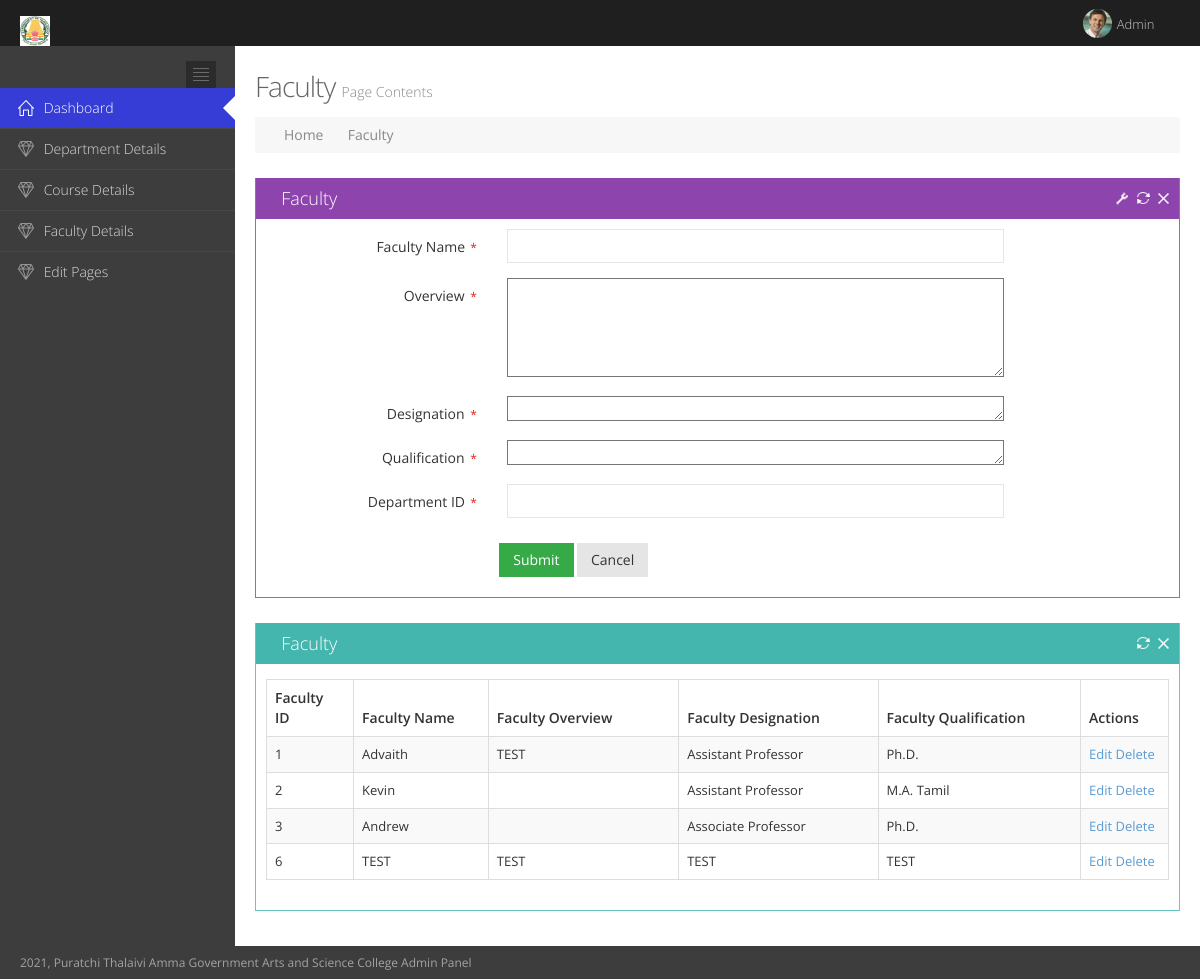
/AdminPanel/faculty.php (signed in), run on the app's committed database.
### tables this page shows
CREATE TABLE `faculty` (
  `FacultyID` int(11) NOT NULL,
  `FacultyName` varchar(50) NOT NULL,
  `FacultyDesignation` varchar(50) NOT NULL,
  `FacultyQualification` varchar(50) NOT NULL,
  `FacultyOverview` varchar(2000) NOT NULL,
  `FacultyPhotoURL` varchar(100) NOT NULL,
  `Dept_ID` int(11) NOT NULL
);

### AdminPanel/faculty.php (the view, shortened to what this page needs)
<?php
include("./header.php");
	$title="Faculty";
?>
	<div class="page-content-wrapper">
		<div class="page-content">
			<h3 class="page-title">
			<?php echo $title;?> <small>Page Contents</small>
			</h3>
			<div class="page-bar">
				<ul class="page-breadcrumb">
					<li>
						<i class="fa fa-home"></i>
						<a href="dashboard.php">Home</a>
						<i class="fa fa-angle-right"></i>
					</li>
					<li>
						<a href="#"><?php echo $title;?></a>
					</li>
				</ul>
			</div>
			<div class="row">
				<div class="col-md-12">
					<div class="portlet box purple" >
						<div class="portlet-title">
							<div class="caption">
								<i class="fa fa-gift"></i><?php echo $title;?>
							</div>
							<div class="tools">
								<a href="#portlet-config" data-toggle="modal" class="config" data-original-title="" title="">
								</a>
								<a href="javascript:;" class="reload" data-original-title="" title="">
								</a>
								<a href="javascript:;" class="remove" data-original-title="" title="">
								</a>
							</div>
						</div>
						<div class="portlet-body form">
							<form action="Facultyadd.php"  class="form-horizontal"  method="POST" enctype="multipart/form-data"  >
                                <div class="col-md-12" style="background:#fff;">
                                <div class="form-body">
                            	<div class="form-group">
										<label class="control-label col-md-3"> <?php echo $title;?> Name<span class="required" aria-required="true">
										* </span>
										</label>
										<div class="col-md-7">
											<input type="text" id="Header" name="Name" required data-required="1" class="form-control" >
										</div>
									</div>
                                    <div class="form-group">
										<label class="control-label col-md-3">Overview <span class="required" aria-required="true">
										* </span>
										</label>
										<div class="col-md-7">
											<textarea rows="5"  cols="80" name="Overview" style="width:100%" value=""  required></textarea>
										</div>
									</div>
									<div class="form-group">
										<label class="control-label col-md-3">Designation <span class="required" aria-required="true">
										* </span>
										</label>
										<div class="col-md-7">
											<textarea rows="1"  cols="80" name="Designation" style="width:100%" value=""  required></textarea>
										</div>
									</div>
									<div class="form-group">
										<label class="control-label col-md-3">Qualification <span class="required" aria-required="true">
										* </span>
										</label>
										<div class="col-md-7">
											<textarea rows="1"  cols="80" name="Qualification" style="width:100%" value=""  required></textarea>
										</div>
									</div>
									<div class="form-group">
										<label class="control-label col-md-3"> Department ID<span class="required" aria-required="true">
										* </span>
										</label>
										<div class="col-md-7">
											<input type="number" id="Dept_ID" name="Dept_ID" required data-required="1" class="form-control" >
										</div>
									</div>
                        </div>
                                </div>
                            <div class="form-actions" style="background: #fff;">
									<div class="row">
										<div class="col-md-offset-3 col-md-9">
											<button type="submit" class="btn green">Submit</button>
											<button type="button" class="btn default">Cancel</button>
										</div>
									</div>
								</div>
							</form>
						</div>
					</div>
					 <div class="portlet box green-haze">
						<div class="portlet-title">
							<div class="caption">
								<i class="fa fa-globe"></i><?php echo $title;?>
							</div>
							<div class="tools">
								<a href="javascript:;" class="reload" data-original-title="" title="">
								</a>
								<a href="javascript:;" class="remove" data-original-title="" title="">
								</a>
							</div>
						</div>
						<div class="portlet-body">
                                <div class=""><table class="table table-striped table-bordered table-hover dataTable no-footer" id="sample_2" role="grid" aria-describedby="sample_2_info">
							<thead>
							<tr role="row"><th class="sorting_asc" tabindex="0" aria-controls="sample_2" rowspan="1" colspan="1" aria-sort="ascending" aria-label="
									 Rendering engine
								: activate to sort column ascending" style="width: 100px;">
									Faculty ID
								</th>
							   <th class="sorting" tabindex="0" aria-controls="sample_2" rowspan="1" colspan="1" aria-label="
									 Platform(s)
								: activate to sort column ascending" style="width: 200px;">
									Faculty Name
								</th>
							      <th class="sorting" tabindex="0" aria-controls="sample_2" rowspan="1" colspan="1" aria-label="
									 CSS grade
								: activate to sort column ascending" style="width: 300px;">
									 Faculty Overview
								</th>
								<th class="sorting" tabindex="0" aria-controls="sample_2" rowspan="1" colspan="1" aria-label="CSS grade: activate to sort column ascending" style="width: 300px;">
									 Faculty Designation
								</th>
								<th class="sorting" tabindex="0" aria-controls="sample_2" rowspan="1" colspan="1" aria-label="CSS grade: activate to sort column ascending" style="width: 300px;">
									 Faculty Qualification
								</th>
								<th class="sorting" tabindex="0" aria-controls="sample_2" rowspan="1" colspan="1" aria-label="CSS grade: activate to sort column ascending" style="width: 100px;">
									 Actions
								</th>
							</tr>
							</thead>
							<tbody>
<?php
    include './dbConnect.php';
	$query = "SELECT * FROM Faculty;";
	$results = $db->query($query);
	foreach($results as $faculty){
?>
							<tr role="row" class="odd">
								<td class="sorting_1"><?php echo $faculty['FacultyID'];?></td>
								<td><?php echo $faculty['FacultyName'];?></td>
							   <td><?php echo $faculty['FacultyOverview'];?></td>
							   <td><?php echo $faculty['FacultyDesignation'];?></td>
							   <td><?php echo $faculty['FacultyQualification'];?></td>
                              <td><a href="Facultyedit.php?id=<?php echo $faculty['FacultyID'];?>">Edit</a>
								<a href="Facultydelete.php?id=<?php echo $faculty['FacultyID']; ?>" onclick="return myFunction()">Delete</a>
								</td>
							</tr>
<?php } ?>
                            </tbody>
							</table></div>
						</div>
					</div>
				</div>
			</div>
		</div>
	</div>
</div>
<?php include("footer.php");?>
</body>
</html>

### AdminPanel/assets/global/css/plugins.css (style rules this page uses)
.dataTable { width: 100%; clear: both; margin-top: 5px; }
.dataTable > thead > tr > th.sorting, .dataTable > thead > tr > th.sorting_asc, .dataTable > thead > tr > th.sorting_desc { padding-right: 18px; }

### AdminPanel/assets/admin/layout/css/themes/default.css (style rules this page uses)
body { background-color: #3d3d3d; }

### data on the page
faculty: FacultyID "1", FacultyName "Advaith", FacultyOverview "TEST", FacultyDesignation "Assistant Professor", FacultyQualification "Ph.D."
faculty: FacultyID "2", FacultyName "Kevin", FacultyDesignation "Assistant Professor", FacultyQualification "M.A. Tamil"
faculty: FacultyID "3", FacultyName "Andrew", FacultyDesignation "Associate Professor", FacultyQualification "Ph.D."
faculty: FacultyID "6", FacultyName "TEST", FacultyOverview "TEST", FacultyDesignation "TEST", FacultyQualification "TEST"

### other printed values
$title "Faculty"
